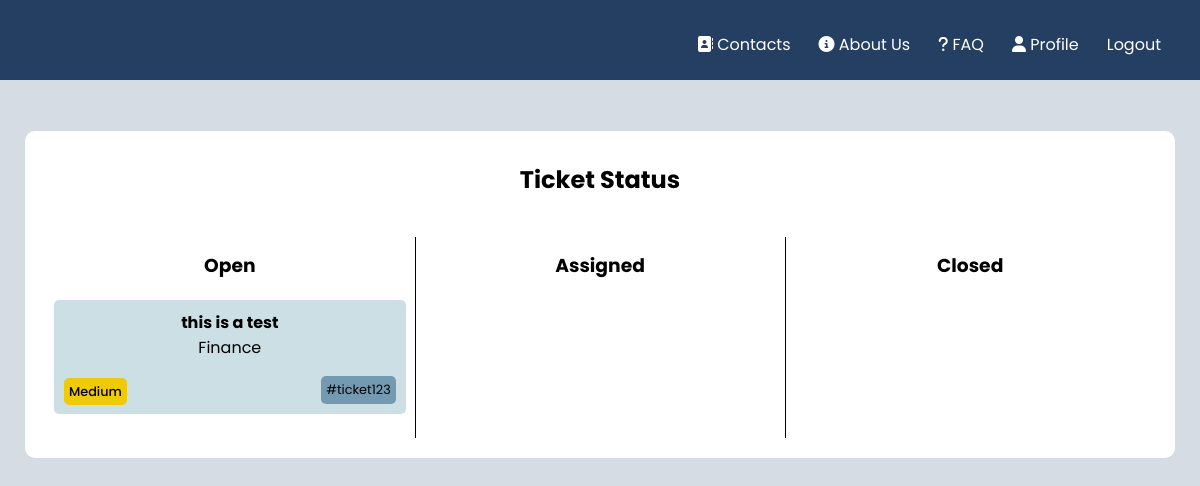
Page /pages/tickets.php (signed in) on the earlier database version.
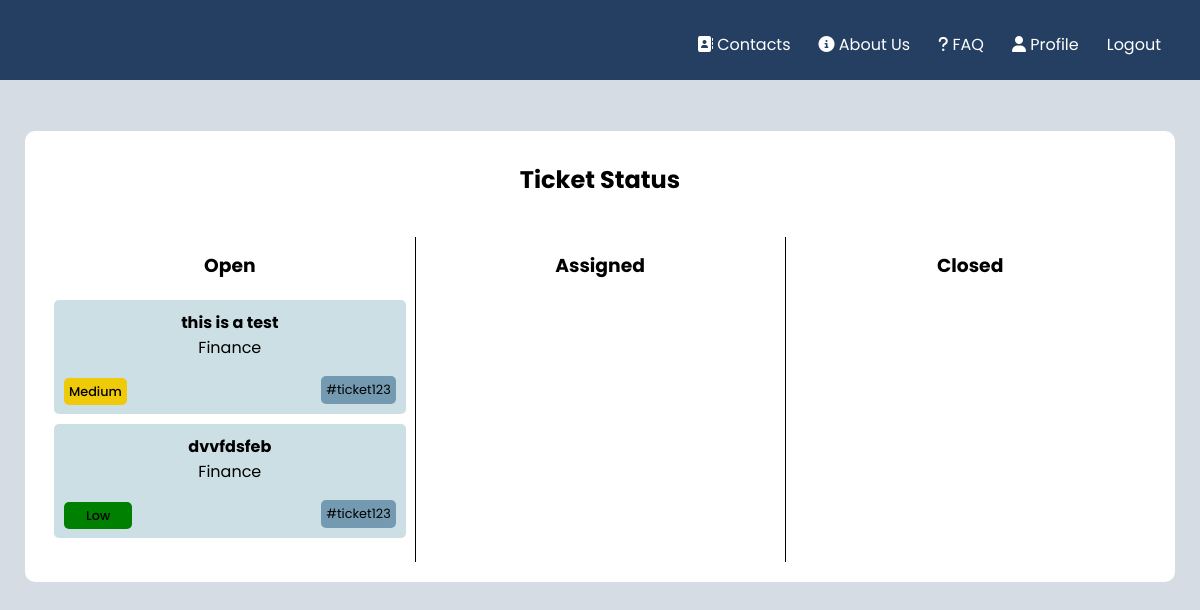
Same page on the later database version.
### tables this page shows
CREATE TABLE tickets(

    idTicket integer primary key AUTOINCREMENT,
    title text NOT NULL,
    description text,
    status text references Status(title),
    idAgent text references Agents(idAgent),
    idClient text references Clients(idClient),
    department text references department(title),
    priority text,
    hashtag text,
    date datetime
);

### pages/tickets.php (called while the page is built)
<?php
    require_once(__DIR__ . '/../database/connection.db.php');
    include '../database/ticket.class.php';
    include '../database/user.class.php';
    include '../utils/session.php';
    include '../templates/tickets.tpl.php';
    $session = new Session();
    $db = getDatabaseConnection();
    $user = User::getUserWithId($db, $session->getID());
    $assigned = $user->getTickets($db, "Assigned");
    $closed = $user->getTickets($db, "Closed");
    $opened = $user->getTickets($db, "Opened");
    drawTicketsHeader($session);
    drawTickets($opened, $assigned, $closed);
?>

### database/ticket.class.php (called while the page is built, shortened)
<?php
     class Ticket{
        public string $title;
        public string $priority;
        public string $department;
        public function __construct(int $idTicket, string $title, string $status,
          string $description, string $department, string $priority, string $date){
            $this->idTicket = $idTicket;
            $this->title = $title;
            $this->department = $department;
            $this->priority = $priority;
        }
        public function getDepartment(){
            return $this->department;
        }
        public function getTitle(){
            return $this->title;
        }
        public function getPriority(){
            return $this->priority;
        }
    }
?>

### database/user.class.php (called while the page is built, shortened)
<?php
     class User{
        public int $id;
        public function __construct(int $id, string $email, string $name, string $username){
            $this->id = $id;
        }
        public function getTickets(PDO $db, string $status): array{
            $stmt = $db->prepare('SELECT idTicket, date, title, status, description, department, priority FROM tickets WHERE idClient = ? AND status = ?');
            $stmt->execute([$this->id, $status]);
            $ticketRows = $stmt->fetchAll(PDO::FETCH_ASSOC);
            $tickets = [];
            foreach ($ticketRows as $row) {
                $ticket = new Ticket(
                    $row['idTicket'],
                    $row['title'],
                    $row['description'],
                    $row['status'],
                    $row['department'],
                    $row['priority'],
                    $row['date']
                );
                array_push($tickets, $ticket);
            }
            return $tickets;
        }
        static function getUserWithID(PDO $db, int $id) : ?User {
            $stmt = $db->prepare('
                SELECT u.idUser, u.email, u.name, u.username
                FROM users u JOIN admins a ON u.idUser = a.idAdmin
                WHERE u.idUser = ?');
            $stmt->execute(array($id));
            $row = $stmt->fetch(PDO::FETCH_ASSOC);
            $stmt = $db->prepare('
                SELECT u.idUser, u.email, u.name, u.username
                FROM users u JOIN agents a ON u.idUser = a.idAgent
                WHERE u.idUser = ?');
            $stmt->execute(array($id));;
            $stmt = $db->prepare('
                SELECT idUser, email, name, username
                FROM users
                WHERE idUser = ?');
            $stmt->execute(array($id));
            $row = $stmt->fetch(PDO::FETCH_ASSOC);
            if ($row !== false) {
                return new Client($row['idUser'],$row['email'], $row['name'], $row['username']);
            }
            return null;
            }
     }
?>

### utils/session.php (called while the page is built, shortened)
<?php
class Session{
      public function getID() : ?int {
        return isset($_SESSION['id']) ? $_SESSION['id'] : null;
      }
}
?>

### templates/tickets.tpl.php (the view, shortened to what the changed rows need)
<?php function drawTicketsHeader($session, $css = "") { ?>
    <!DOCTYPE html>
    <html lang = "en-Us">
    <head>
        <link href="../css/navLogin_style.css" rel="stylesheet">
        <link href="../css/tickets_style.css" rel="stylesheet">
        <link href="../css/newTicket.css" rel="stylesheet">
        <link href="../css/tickets_all.css" rel="stylesheet">
    </head>
    <body>
<?php } ?>
<?php function drawTickets($open, $assigned, $closed) { ?>
    <div class="box">
            <h2>Ticket Status</h2>
            <div class="row">
              <div class="property open">
                <?php
                  foreach($open as $ticket){
                    drawTicket($ticket);
                  }
                ?>
              </div>
            </div>
        </div>
    </body>
</html>
<?php } ?>
<?php function drawTicket($ticket) { ?>
    <section class="ticket">
        <a href="../pages/ticket_detail_user.php?ticket=
        <?php echo urlencode($ticket->idTicket) ?>" class="ticket-title">
        <?php echo $ticket->getTitle() ?>
      </a>
        <p class="ticket-department"><?php echo $ticket->getDepartment() ?></p>
        <div class="ticket-container">
        <div class="ticket-priority">
         <?php
            $priority = $ticket->getPriority();
            if ($priority === 'High') {
                      echo '<span class="high">' . $priority . '</span>';
                  } elseif ($priority === 'Medium') {
                      echo '<span class="medium">' . $priority . '</span>';
                  } elseif ($priority === 'Low') {
                      echo '<span class="low">' . $priority . '</span>';
                  }
          ?>
        </div>
        <div class="ticket-hashtag">
            <span>#ticket123</span>
        </div>
        </div>
        </section>
<?php } ?>

Differences in the rows shown:
added tickets: title "dvvfdsfeb", department "Finance", priority "Low"
